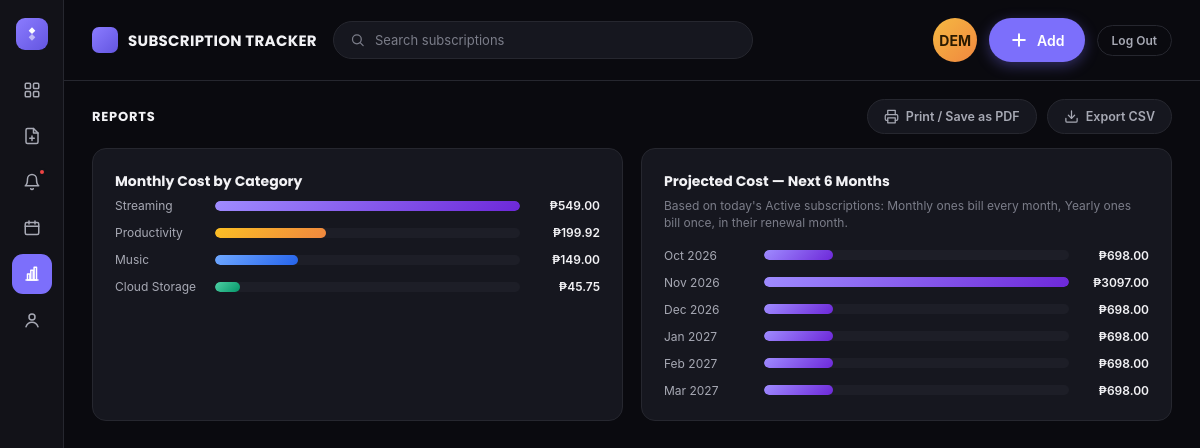
The app's page /reports (signed in) with its own data.
### tables this page shows
CREATE TABLE subscriptions (
            id                 INTEGER PRIMARY KEY AUTOINCREMENT,
            user_id            INTEGER NOT NULL,
            service_name       TEXT NOT NULL,
            category           TEXT NOT NULL,
            cost               REAL NOT NULL,
            billing_cycle      TEXT NOT NULL,
            next_renewal_date  TEXT NOT NULL,
            status             TEXT NOT NULL DEFAULT 'Active',
            notes              TEXT DEFAULT '',
            FOREIGN KEY (user_id) REFERENCES users (id)
        );

### app.py (the view)
@app.route("/reports")
@login_required
def reports_view():
    user_id = session["user_id"]
    breakdown = reports.get_category_breakdown(user_id)
    projection = reports.get_monthly_projection(user_id, months_ahead=6)
    max_category = max([v for _, v in breakdown], default=0)
    max_projection = max([v for _, v in projection], default=0)
    return render_template(
        "reports.html", breakdown=breakdown, projection=projection,
        max_category=max_category or 1, max_projection=max_projection or 1,
        active_page="reports",
    )

### app.py (called while the page is built)
def login_required(view_func):
    @wraps(view_func)
    def wrapped(*args, **kwargs):
        if not session.get("user_id"):
            return redirect(url_for("login"))
        return view_func(*args, **kwargs)
    return wrapped

@app.context_processor
def inject_globals():
    user_id = session.get("user_id")
    renewal_count = len(manager.get_upcoming_renewals(user_id, days_ahead=7)) if user_id else 0
    return {
        "category_style": CATEGORY_STYLE,
        "default_style": {"gradient": "grad-other", "icon": "box"},
        "renewal_count": renewal_count,
        "current_username": session.get("username"),
    }

@app.template_filter("category_style_for")
def category_style_for_filter(category):
    return CATEGORY_STYLE.get(category, {"gradient": "grad-other", "icon": "box"})

### database.py (called while the page is built)
def get_connection() -> sqlite3.Connection:
    conn = sqlite3.connect(DB_PATH)
    conn.row_factory = sqlite3.Row
    return conn

### models.py (called while the page is built)
    def monthly_cost(self) -> float:
        if self.billing_cycle == "Yearly":
            return self.cost / 12
        return self.cost

### report_manager.py (called while the page is built)
    def get_category_breakdown(self, user_id: int) -> List[Tuple[str, float]]:
        totals = {}
        for sub in self.manager.get_all_subscriptions(user_id, status_filter="Active"):
            totals[sub.category] = totals.get(sub.category, 0.0) + sub.monthly_cost()
        return sorted(totals.items(), key=lambda item: item[1], reverse=True)

### subscription_manager.py (called while the page is built)
    def get_all_subscriptions(self, user_id: int, status_filter: Optional[str] = None) -> List[Subscription]:
        conn = get_connection()
        cursor = conn.cursor()
        if status_filter and status_filter != "All":
            cursor.execute(
                "SELECT * FROM subscriptions WHERE user_id = ? AND status = ? ORDER BY next_renewal_date ASC",
                (user_id, status_filter),
            )
        else:
            cursor.execute(
                "SELECT * FROM subscriptions WHERE user_id = ? ORDER BY next_renewal_date ASC",
                (user_id,),
            )
        rows = cursor.fetchall()
        conn.close()
        return [self._row_to_subscription(row) for row in rows]

### templates/reports.html (shortened to what this page needs)
{% extends "base.html" %}
{% import "_icons.html" as ic %}
{% block content %}
  <div class="section-head">
    <h2>REPORTS</h2>
    <div class="report-actions">
      <a href="{{ url_for('reports_print') }}" class="btn-ghost" target="_blank">{{ ic.icon('printer', 15) }} Print / Save as PDF</a>
      <a href="{{ url_for('reports_export_csv') }}" class="btn-ghost">{{ ic.icon('download', 15) }} Export CSV</a>
    </div>
  </div>
  <div class="reports-grid">
    <div class="report-card">
      <h3 class="report-card-title">Monthly Cost by Category</h3>
      {% if breakdown %}
        <div class="bar-chart">
          {% for category, amount in breakdown %}
            {% set style = category | category_style_for %}
            <div class="bar-row">
              <span class="bar-label">{{ category }}</span>
              <div class="bar-track">
                <div class="bar-fill {{ style.gradient }}" style="width: {{ (amount / max_category * 100)|round(1) }}%;"></div>
              </div>
              <span class="bar-value">&#8369;{{ "%.2f"|format(amount) }}</span>
            </div>
          {% endfor %}
        </div>
      {% else %}
        <p class="placeholder-text">No active subscriptions yet — add one to see a breakdown.</p>
      {% endif %}
    </div>
    <div class="report-card">
      <h3 class="report-card-title">Projected Cost — Next 6 Months</h3>
      <p class="report-card-sub">Based on today's Active subscriptions: Monthly ones bill every month, Yearly ones bill once, in their renewal month.</p>
      {% if projection %}
        <div class="bar-chart">
          {% for month_label, amount in projection %}
            <div class="bar-row">
              <span class="bar-label">{{ month_label }}</span>
              <div class="bar-track">
                <div class="bar-fill grad-streaming" style="width: {{ (amount / max_projection * 100)|round(1) }}%;"></div>
              </div>
              <span class="bar-value">&#8369;{{ "%.2f"|format(amount) }}</span>
            </div>
          {% endfor %}
        </div>
      {% endif %}
    </div>
  </div>
{% endblock %}

### static/style.css (style rules this page uses)
:root { --bg: #0A0A0F; --sidebar-bg: #121218; --surface: #16171F; --surface-alt: #1D1E27; --border: #26272F; --text: #F2F2F5; --text-secondary: #A7A9B4; --text-muted: #7B7D89; --primary: #7C6FFB; --primary-dark: #6355E0; --success: #34D399; --success-bg: #123024; --danger: #EF4444; --danger-bg: #2A1416; --warning: #F5A524; --warning-bg: #2A1F0A; --warning-border: #4A3A12; --font-display: "Poppins", -apple-system, BlinkMacSystemFont, "Segoe UI", sans-serif; --font: -apple-system, BlinkMacSystemFont, "Segoe UI", Roboto, Helvetica, Arial, sans-serif; }
* { box-sizing: border-box; }
body { margin: 0; background: var(--bg); color: var(--text); font-family: var(--font); -webkit-font-smoothing: antialiased; overflow-x: hidden; }
a { text-decoration: none; color: inherit; }
.section-head { display: flex; align-items: center; justify-content: space-between; margin-bottom: 14px; flex-wrap: wrap; row-gap: 10px; }
.section-head h2 { font-family: var(--font-display); font-size: 13px; font-weight: 700; letter-spacing: 0.06em; margin: 0; }
.grad-streaming { background: linear-gradient(135deg, #9F8CFF, #6D28D9); }
.grad-music { background: linear-gradient(135deg, #6FA8FF, #2563EB); }
.grad-cloud { background: linear-gradient(135deg, #4FD1A5, #059669); }
.grad-productivity { background: linear-gradient(135deg, #FBBF24, #F0873F); }
.report-actions { display: flex; gap: 10px; flex-wrap: wrap; }
.btn-ghost { display: inline-flex; align-items: center; gap: 7px; background: var(--surface); border: 1px solid var(--border); color: var(--text-secondary); font-size: 12.5px; font-weight: 600; padding: 9px 16px; border-radius: 999px; }
.reports-grid { display: grid; grid-template-columns: 1fr 1fr; gap: 18px; }
.report-card { background: var(--surface); border: 1px solid var(--border); border-radius: 14px; padding: 22px; }
.report-card-title { font-family: var(--font-display); font-size: 14px; font-weight: 700; margin: 0 0 6px; }
.report-card-sub { font-size: 12px; color: var(--text-muted); margin: 0 0 16px; line-height: 1.4; }
.bar-chart { display: flex; flex-direction: column; gap: 12px; }
.bar-row { display: grid; grid-template-columns: 90px 1fr 70px; align-items: center; gap: 10px; }
.bar-label { font-size: 12px; color: var(--text-secondary); overflow: hidden; text-overflow: ellipsis; white-space: nowrap; }
.bar-track { background: var(--surface-alt); border-radius: 999px; height: 10px; overflow: hidden; }
.bar-fill { height: 100%; border-radius: 999px; }
.bar-value { font-size: 12px; font-weight: 600; text-align: right; }

### records on screen
subscriptions: category "Streaming", {{ (amount / max_category * 100)|round(1) }} 100.0 (drawn), cost "549.00"
subscriptions: category "Productivity", {{ (amount / max_category * 100)|round(1) }} 36.4 (drawn), amount "199.92"
subscriptions: category "Music", {{ (amount / max_category * 100)|round(1) }} 27.1 (drawn), cost "149.00"
subscriptions: category "Cloud Storage", {{ (amount / max_category * 100)|round(1) }} 8.3 (drawn), amount "45.75"

### other values on screen
{{ (current_username[:3]|upper) if current_username else 'SUB' }} "DEM"
{{ month_label }} "Oct 2026" "Nov 2026" "Dec 2026" "Jan 2027" "Feb 2027" "Mar 2027"
{{ "%.2f"|format(amount) }} "698.00" "3097.00" "698.00" "698.00" "698.00" "698.00"
